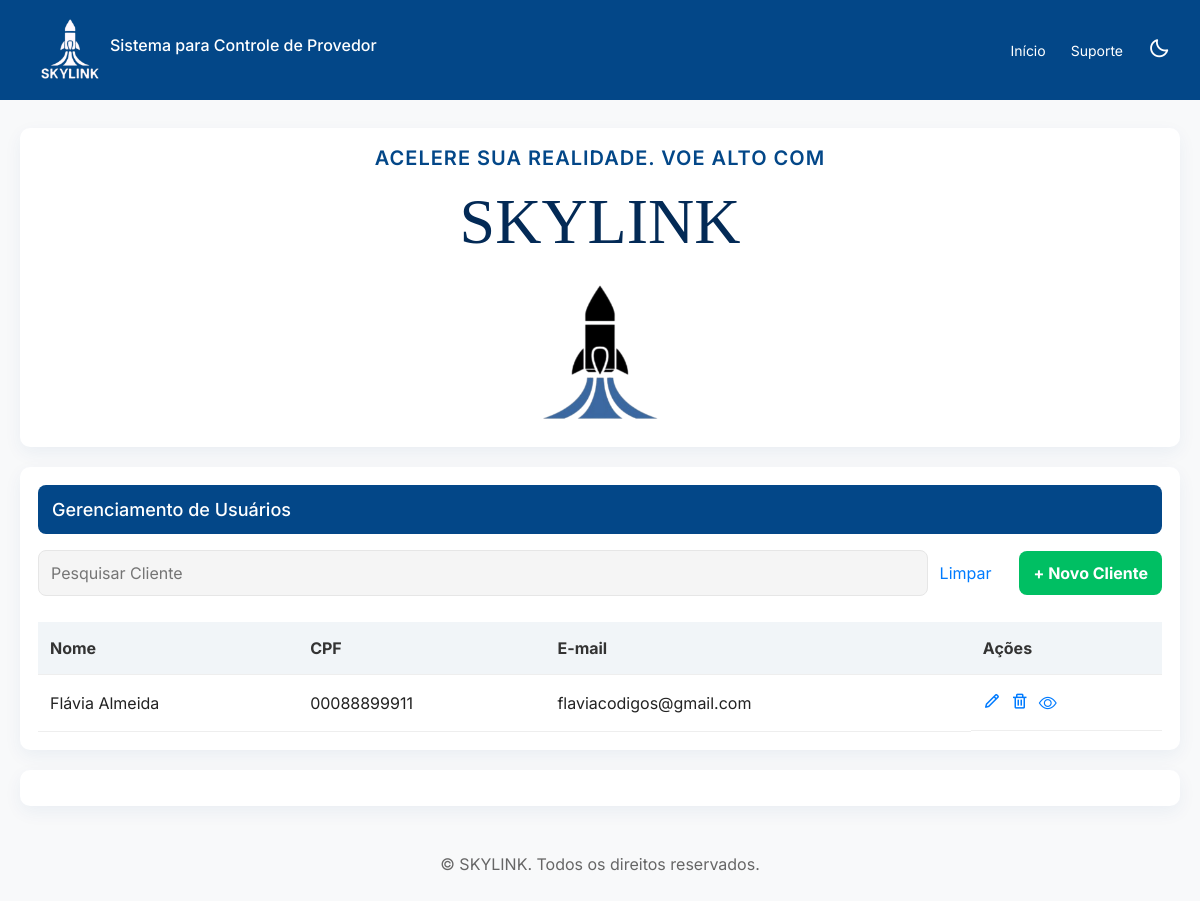
Before: / with the older database file.
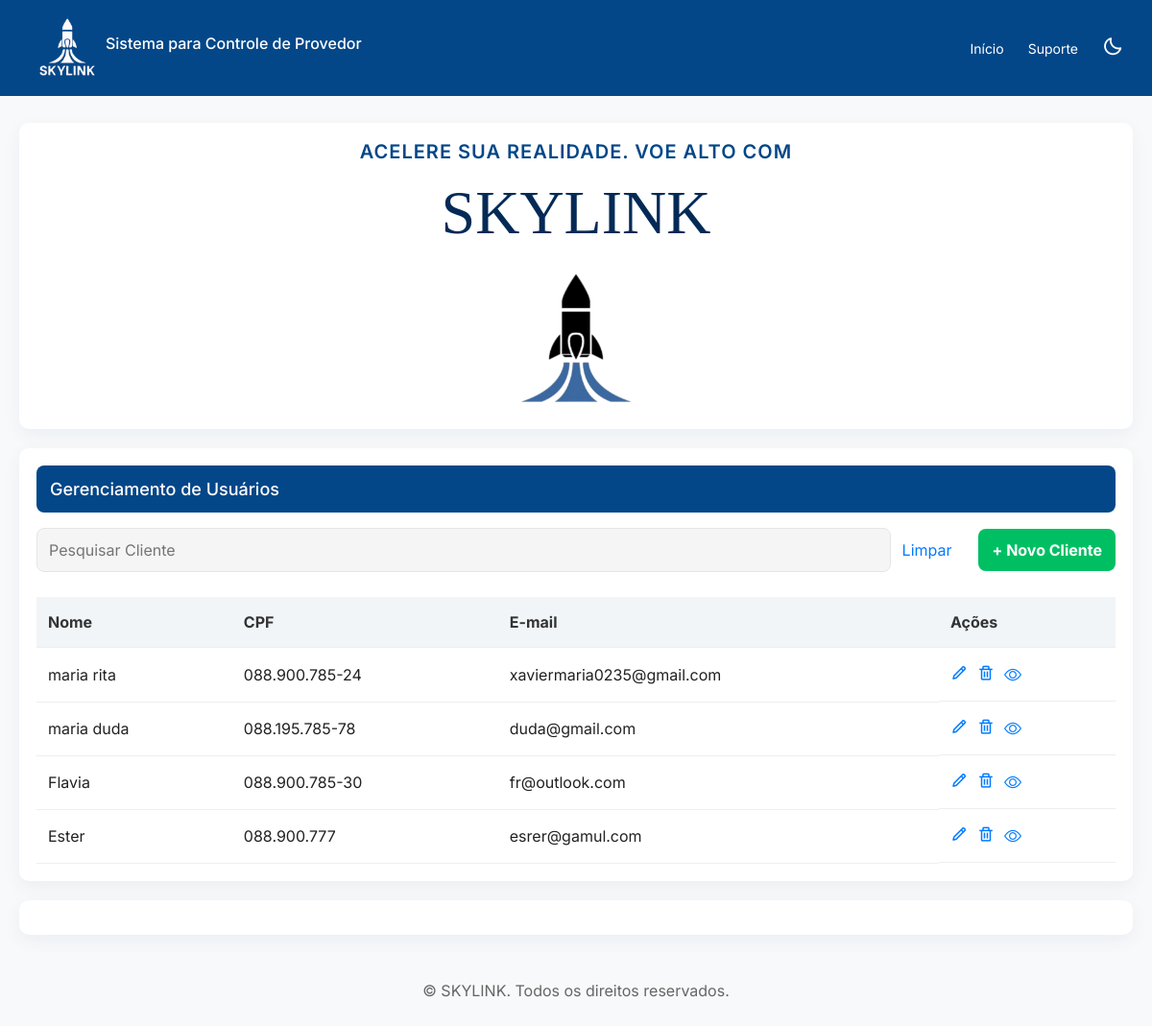
After: the same page with the newer database file.
### models.py (models this page shows, shortened)
class Cliente(db.Model):
    __tablename__ = 'clientes'
    id = db.Column(db.Integer, primary_key = True, autoincrement = True)
    nome_completo = db.Column(db.String(150), nullable = False)
    cpf= db.Column(db.String(150), nullable = False, unique = True)
    email= db.Column(db.String(320), nullable = False, unique = True)
    telefone = db.Column(db.String(20), nullable=False)
    cep = db.Column(db.String(9), nullable=False)
    endereco = db.Column(db.String(255), nullable=False)
    numero_casa = db.Column(db.String(15), nullable=False)
    data_inicial = db.Column(db.DateTime, nullable=False)
    dia_vencimento = db.Column(db.Integer, nullable=False)
    mensalidades = db.relationship(
        'Mensalidade',
        backref='cliente',
        lazy=True,
        cascade="all, delete-orphan"
    )

### main.py (the view)
@app.route('/')
def home():
    busca = request.args.get('busca')
    if busca:
        clientes = Cliente.query.filter(
            Cliente.nome_completo.ilike(f"{busca}%")
        ).all()
        if not clientes:
            clientes = Cliente.query.filter(
                (Cliente.nome_completo.ilike(f"%{busca}%")) |
                (Cliente.cpf.ilike(f"%{busca}%"))
            ).all()
        if not clientes:
            clientes = Cliente.query.all()
    else:
        clientes = Cliente.query.all()
    return render_template('index.html', clientes=clientes)

### templates/index.html (shortened to what this page needs)
<!DOCTYPE html>
<html lang="pt-br">
<head>
  <link rel="stylesheet" href="https://unpkg.com/boxicons@2.1.4/css/boxicons.min.css">
  <link rel="stylesheet" href="https://cdn.jsdelivr.net/npm/bootstrap-icons@1.11.1/font/bootstrap-icons.css">
  <link href="https://stackpath.bootstrapcdn.com/bootstrap/4.5.2/css/bootstrap.min.css" rel="stylesheet">
  <link rel="stylesheet" href="{{ url_for('static', filename='style.css') }}">
</head>
<body>
  <header class="cabeçalho">
    <div class="logo">
      <img src="{{ url_for('static', filename='imgs/logo.png') }}" alt="Logo inicial">
      <h6>Sistema para Controle de Provedor</h6>
    </div>
    <nav class="menu-navegação">
      <a href="{{ url_for('home') }}">Início</a>
      <a href="{{ url_for('suporte') }}">Suporte</a>
      <button id="btn-tema" class="btn-tema">
        <i class='bx bx-moon'></i>
      </button>
    </nav>
  </header>
  <main>
    <section class="principal">
      <div class="titulo-principal">
        <h5>ACELERE SUA REALIDADE. VOE ALTO COM</h5>
        <h1>SKYLINK</h1>
      </div>
      <img src="{{ url_for('static', filename='imgs/logo para inicio.png') }}" alt="Logo inicial">
    </section>
    <section>
      <h2>Gerenciamento de Usuários</h2>
      <div class="controls">
        <input type="text" name="busca" value="{{ request.args.get('busca', '') }}" placeholder="Pesquisar Cliente"
          form="formBusca">
        <a href="{{ url_for('home') }}">Limpar</a>
        <form id="formBusca" method="GET" action="{{ url_for('home') }}"></form>
        <a href="#" data-toggle="modal" data-target="#modalCadastroCliente" class="add">+ Novo Cliente</a>
      </div>
      <div class="tabela-usuarios">
        <table>
          <thead>
            <tr>
              <th>Nome</th>
              <th>CPF</th>
              <th>E-mail</th>
              <th>Ações</th>
            </tr>
          </thead>
          <tbody>
            {% for cliente in clientes %}
            <tr>
              <td>{{ cliente.nome_completo }}</td>
              <td>{{ cliente.cpf }}</td>
              <td class="email">{{ cliente.email }}</td>
              <td class="actions">
                <a href="{{ url_for('editar_cliente', id=cliente.id) }}">
                  <i class='bx bx-pencil'></i>
                </a>
                <a href="#" data-toggle="modal" data-target="#modalDeletarCliente{{ cliente.id }}" class="remove">
                  <i class='bx bx-trash'></i>
                </a>
                <a href="{{ url_for('detalhesCliente', id=cliente.id) }}">
                  <i class="bi bi-eye"></i>
                </a>
              </td>
            </tr>
            {% endfor %}
          </tbody>
        </table>
      </div>
    </section>
    <section id="cadastro-cliente">
    </section>
  </main>
  <footer>
    <p>&copy; SKYLINK. Todos os direitos reservados.</p>
  </footer>
</body>
</html>

### static/style.css (style rules this page uses)
* { box-sizing: border-box; margin: 0; padding: 0; }
html, body { height: 100%; scroll-behavior: smooth; }
body { font-family: 'Inter', system-ui, sans-serif; line-height: 1.5; background: #f8f9fa; color: #222; transition: background 0.3s, color 0.3s; }
.cabeçalho { display: flex; align-items: center; justify-content: space-between; background-color: #034788; padding: 10px 30px; }
.logo { display: flex; align-items: center; color: white; }
.logo img { width: 10vh; }
.menu-navegação { display: flex; gap: 25px; display: flex; align-items: center; justify-content: center; }
.menu-navegação a { color: white; text-decoration: none; font-size: 14px; transition: color 0.3s; }
.cabeçalho h6 { font-size: 1rem; }
.btn-tema { background: transparent; border: none; color: #fff; font-size: 22px; cursor: pointer; transition: transform 0.3s; }
main { max-width: 1200px; margin: 28px auto; padding: 0 20px; }
.principal h5 { color: #034788; text-transform: uppercase; letter-spacing: 1px; font-weight: 600; }
.principal h1 { font-family: 'Playfair Display', serif; font-size: 64px; color: #032a56; margin-top: 6px; }
.titulo-principal { display: flex; flex-direction: column; flex-wrap: nowrap; align-content: center; justify-content: center; align-items: center; }
.principal img { width: 20vh; max-width: 320px; display: flex; margin: auto; }
section { background: #fff; border-radius: 10px; padding: 18px; margin-top: 20px; box-shadow: 0 6px 18px rgba(3, 71, 136, 0.06); transition: background 0.3s, box-shadow 0.3s; }
h2 { background: #034788; color: #fff; padding: 14px; border-radius: 8px; font-size: 18px; }
.controls { display: flex; gap: 12px; align-items: center; margin: 16px 0; }
.controls input[type=text] { flex: 1; padding: 10px 12px; border-radius: 8px; border: 1px solid #e6e6e6; background: #f5f5f5; }
.controls .add { background: #00bf63; color: #fff; padding: 10px 14px; border-radius: 8px; text-decoration: none; font-weight: 700; transition: background 0.3s; }
.tabela-usuarios { overflow-x: auto; }
table { width: 100%; border-collapse: collapse; margin-top: 10px; }
th, td { padding: 14px 12px; text-align: left; border-bottom: 1px solid #eee; }
th { background: #f1f5f8; color: #333; }
td.actions { display: flex; gap: 10px; align-items: center; font-size: 18px; }
input, select { padding: 10px; border: 1px solid #e6e6e6; border-radius: 8px; }
footer { max-width: 1200px; margin: 28px auto; padding: 18px; text-align: center; color: #666; }
form { align-content: center; padding: 2px; }

Changed rows visible on the page:
removed Cliente: nome_completo "Flávia Almeida", cpf "00088899911", email "flaviacodigos@gmail.com"
added Cliente: nome_completo "maria rita", cpf "088.900.785-24", email "xaviermaria0235@gmail.com"
added Cliente: nome_completo "maria duda", cpf "088.195.785-78", email "duda@gmail.com"
added Cliente: nome_completo "Flavia", cpf "088.900.785-30", email "fr@outlook.com"
added Cliente: nome_completo "Ester", cpf "088.900.777", email "esrer@gamul.com"
